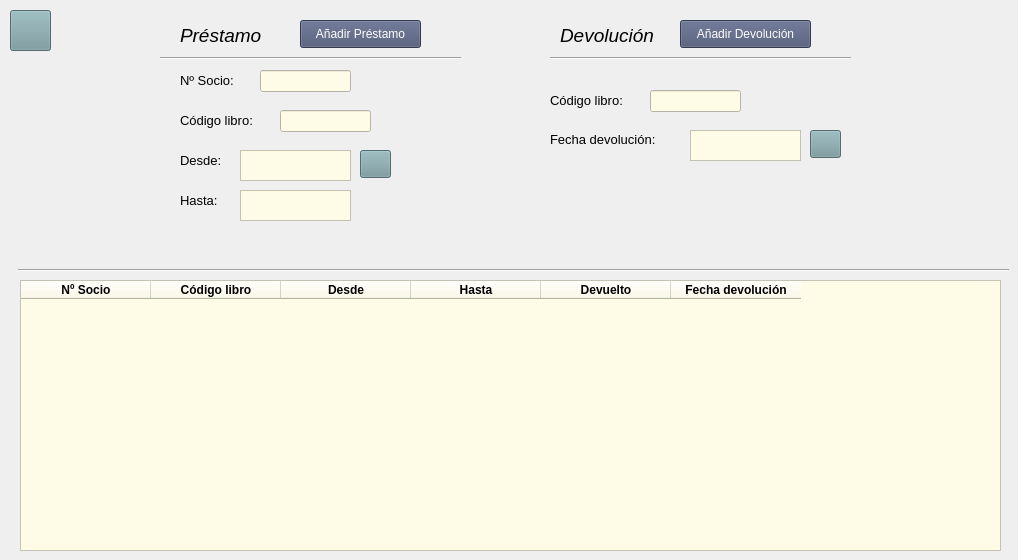
    <widget class="QWidget" name="prestamos">
     <attribute name="icon">
      <iconset resource="recursos.qrc">
       <normaloff>:/calendario/img/calendar-icon.png</normaloff>:/calendario/img/calendar-icon.png</iconset>
     </attribute>
     <attribute name="title">
      <string>Préstamos/Devoluciones</string>
     </attribute>
     <widget class="QLabel" name="datosDevolucionPrestamo">
      <property name="geometry">
       <rect>
        <x>560</x>
        <y>20</y>
        <width>171</width>
        <height>31</height>
       </rect>
      </property>
      <property name="text">
       <string>&lt;html&gt;&lt;head/&gt;&lt;body&gt;&lt;p&gt;&lt;span style=&quot; font-size:14pt; font-style:italic;&quot;&gt;Devolución&lt;/span&gt;&lt;/p&gt;&lt;/body&gt;&lt;/html&gt;</string>
      </property>
     </widget>
     <widget class="Line" name="line_2">
      <property name="geometry">
       <rect>
        <x>160</x>
        <y>50</y>
        <width>301</width>
        <height>16</height>
       </rect>
      </property>
      <property name="orientation">
       <enum>Qt::Horizontal</enum>
      </property>
     </widget>
     <widget class="QLabel" name="numeroSocioPrestamo">
      <property name="geometry">
       <rect>
        <x>180</x>
        <y>70</y>
        <width>81</width>
        <height>21</height>
       </rect>
      </property>
      <property name="text">
       <string>&lt;html&gt;&lt;head/&gt;&lt;body&gt;&lt;p&gt;&lt;span style=&quot; font-size:10pt;&quot;&gt;Nº Socio:&lt;/span&gt;&lt;/p&gt;&lt;/body&gt;&lt;/html&gt;</string>
      </property>
     </widget>
     <widget class="QLabel" name="codigoLibroPrestamo">
      <property name="geometry">
       <rect>
        <x>180</x>
        <y>110</y>
        <width>101</width>
        <height>21</height>
       </rect>
      </property>
      <property name="text">
       <string>&lt;html&gt;&lt;head/&gt;&lt;body&gt;&lt;p&gt;&lt;span style=&quot; font-size:10pt;&quot;&gt;Código libro:&lt;/span&gt;&lt;/p&gt;&lt;/body&gt;&lt;/html&gt;</string>
      </property>
     </widget>
     <widget class="QLineEdit" name="datoNumeroSocioPrestamo">
      <property name="geometry">
       <rect>
        <x>260</x>
        <y>70</y>
        <width>91</width>
        <height>22</height>
       </rect>
      </property>
      <property name="styleSheet">
       <string notr="true">background-color:#FEFBE7</string>
      </property>
     </widget>
     <widget class="QLineEdit" name="datoCodigoLibroPrestamo">
      <property name="geometry">
       <rect>
        <x>280</x>
        <y>110</y>
        <width>91</width>
        <height>22</height>
       </rect>
      </property>
      <property name="styleSheet">
       <string notr="true">background-color:#FEFBE7</string>
      </property>
     </widget>
     <widget class="QLabel" name="datosPrestamoPrestamo">
      <property name="geometry">
       <rect>
        <x>180</x>
        <y>20</y>
        <width>171</width>
        <height>31</height>
       </rect>
      </property>
      <property name="text">
       <string>&lt;html&gt;&lt;head/&gt;&lt;body&gt;&lt;p&gt;&lt;span style=&quot; font-size:14pt; font-style:italic;&quot;&gt;Préstamo&lt;/span&gt;&lt;/p&gt;&lt;/body&gt;&lt;/html&gt;</string>
      </property>
     </widget>
     <widget class="Line" name="line_3">
      <property name="geometry">
       <rect>
        <x>550</x>
        <y>50</y>
        <width>301</width>
        <height>16</height>
       </rect>
      </property>
      <property name="orientation">
       <enum>Qt::Horizontal</enum>
      </property>
     </widget>
     <widget class="QLabel" name="fechaDesde">
      <property name="geometry">
       <rect>
        <x>180</x>
        <y>150</y>
        <width>51</width>
        <height>21</height>
       </rect>
      </property>
      <property name="text">
       <string>&lt;html&gt;&lt;head/&gt;&lt;body&gt;&lt;p&gt;&lt;span style=&quot; font-size:10pt;&quot;&gt;Desde:&lt;/span&gt;&lt;/p&gt;&lt;/body&gt;&lt;/html&gt;</string>
      </property>
     </widget>
     <widget class="QLabel" name="fechaHasta">
      <property name="geometry">
       <rect>
        <x>180</x>
        <y>190</y>
        <width>51</width>
        <height>21</height>
       </rect>
      </property>
      <property name="text">
       <string>&lt;html&gt;&lt;head/&gt;&lt;body&gt;&lt;p&gt;&lt;span style=&quot; font-size:10pt;&quot;&gt;Hasta:&lt;/span&gt;&lt;/p&gt;&lt;/body&gt;&lt;/html&gt;</string>
      </property>
     </widget>
     <widget class="QPushButton" name="pushButtonCalendario">
      <property name="geometry">
       <rect>
        <x>360</x>
        <y>150</y>
        <width>31</width>
        <height>28</height>
       </rect>
      </property>
      <property name="styleSheet">
       <string notr="true">background-color:#74959A</string>
      </property>
      <property name="icon">
       <iconset resource="recursos.qrc">
        <normaloff>:/calendario/img/calendar-icon.png</normaloff>:/calendario/img/calendar-icon.png</iconset>
      </property>
      <property name="iconSize">
       <size>
        <width>25</width>
        <height>25</height>
       </size>
      </property>
     </widget>
     <widget class="QTextBrowser" name="textBrowserFechaHasta">
      <property name="geometry">
       <rect>
        <x>240</x>
        <y>190</y>
        <width>111</width>
        <height>31</height>
       </rect>
      </property>
      <property name="styleSheet">
       <string notr="true">background-color:#FEFBE7</string>
      </property>
     </widget>
     <widget class="QPushButton" name="pushButtonGuardarPrestamo">
      <property name="geometry">
       <rect>
        <x>300</x>
        <y>20</y>
        <width>121</width>
        <height>28</height>
       </rect>
      </property>
      <property name="styleSheet">
       <string notr="true">background-color:#495371;color:white</string>
      </property>
      <property name="text">
       <string>Añadir Préstamo</string>
      </property>
     </widget>
     <widget class="QLabel" name="labelFechaDevolucion">
      <property name="geometry">
       <rect>
        <x>550</x>
        <y>130</y>
        <width>131</width>
        <height>20</height>
       </rect>
      </property>
      <property name="text">
       <string>&lt;html&gt;&lt;head/&gt;&lt;body&gt;&lt;p&gt;&lt;span style=&quot; font-size:10pt;&quot;&gt;Fecha devolución:&lt;/span&gt;&lt;/p&gt;&lt;/body&gt;&lt;/html&gt;</string>
      </property>
     </widget>
     <widget class="QPushButton" name="pushButtonCalendarioDevolucion">
      <property name="geometry">
       <rect>
        <x>810</x>
        <y>130</y>
        <width>31</width>
        <height>28</height>
       </rect>
      </property>
      <property name="styleSheet">
       <string notr="true">background-color:#74959A</string>
      </property>
      <property name="text">
       <string/>
      </property>
      <property name="icon">
       <iconset resource="recursos.qrc">
        <normaloff>:/calendario/img/calendar-icon.png</normaloff>:/calendario/img/calendar-icon.png</iconset>
      </property>
      <property name="iconSize">
       <size>
        <width>25</width>
        <height>25</height>
       </size>
      </property>
     </widget>
     <widget class="QLabel" name="codigoLibroDevolucion">
      <property name="geometry">
       <rect>
        <x>550</x>
        <y>90</y>
        <width>101</width>
        <height>21</height>
       </rect>
      </property>
      <property name="text">
       <string>&lt;html&gt;&lt;head/&gt;&lt;body&gt;&lt;p&gt;&lt;span style=&quot; font-size:10pt;&quot;&gt;Código libro:&lt;/span&gt;&lt;/p&gt;&lt;/body&gt;&lt;/html&gt;</string>
      </property>
     </widget>
     <widget class="QLineEdit" name="datoCodigoLibroDevolucion">
      <property name="geometry">
       <rect>
        <x>650</x>
        <y>90</y>
        <width>91</width>
        <height>22</height>
       </rect>
      </property>
      <property name="styleSheet">
       <string notr="true">background-color:#FEFBE7</string>
      </property>
     </widget>
     <widget class="QPushButton" name="pushButtonGuardarDevolucion">
      <property name="geometry">
       <rect>
        <x>680</x>
        <y>20</y>
        <width>131</width>
        <height>28</height>
       </rect>
      </property>
      <property name="styleSheet">
       <string notr="true">background-color:#495371;color:white</string>
      </property>
      <property name="text">
       <string>Añadir Devolución</string>
      </property>
     </widget>
     <widget class="QPushButton" name="pushButtonLimpiarPrestamos">
      <property name="geometry">
       <rect>
        <x>10</x>
        <y>10</y>
        <width>41</width>
        <height>41</height>
       </rect>
      </property>
      <property name="styleSheet">
       <string notr="true">background-color:#74959A</string>
      </property>
      <property name="text">
       <string/>
      </property>
      <property name="icon">
       <iconset resource="recursos.qrc">
        <normaloff>:/actualizar/img/refresh.png</normaloff>:/actualizar/img/refresh.png</iconset>
      </property>
      <property name="iconSize">
       <size>
        <width>30</width>
        <height>40</height>
       </size>
      </property>
     </widget>
     <widget class="QTextBrowser" name="textBrowserFechaDesde">
      <property name="geometry">
       <rect>
        <x>240</x>
        <y>150</y>
        <width>111</width>
        <height>31</height>
       </rect>
      </property>
      <property name="styleSheet">
       <string notr="true">background-color:#FEFBE7</string>
      </property>
     </widget>
     <widget class="QTextBrowser" name="textBrowserFechaDevolucion">
      <property name="geometry">
       <rect>
        <x>690</x>
        <y>130</y>
        <width>111</width>
        <height>31</height>
       </rect>
      </property>
      <property name="styleSheet">
       <string notr="true">background-color:#FEFBE7</string>
      </property>
     </widget>
     <widget class="Line" name="line_4">
      <property name="geometry">
       <rect>
        <x>18</x>
        <y>260</y>
        <width>991</width>
        <height>21</height>
       </rect>
      </property>
      <property name="sizePolicy">
       <sizepolicy hsizetype="Minimum" vsizetype="Minimum">
        <horstretch>0</horstretch>
        <verstretch>0</verstretch>
       </sizepolicy>
      </property>
      <property name="orientation">
       <enum>Qt::Horizontal</enum>
      </property>
     </widget>
     <widget class="QTableWidget" name="tablaPrestamos">
      <property name="geometry">
       <rect>
        <x>20</x>
        <y>280</y>
        <width>981</width>
        <height>271</height>
       </rect>
      </property>
      <property name="sizePolicy">
       <sizepolicy hsizetype="Preferred" vsizetype="Preferred">
        <horstretch>0</horstretch>
        <verstretch>0</verstretch>
       </sizepolicy>
      </property>
      <property name="styleSheet">
       <string notr="true">background-color:#FEFBE7</string>
      </property>
      <property name="editTriggers">
       <set>QAbstractItemView::NoEditTriggers</set>
      </property>
      <attribute name="horizontalHeaderDefaultSectionSize">
       <number>130</number>
      </attribute>
      <attribute name="horizontalHeaderMinimumSectionSize">
       <number>130</number>
      </attribute>
      <column>
       <property name="text">
        <string>Nº Socio</string>
       </property>
       <property name="font">
        <font>
         <weight>75</weight>
         <bold>true</bold>
        </font>
       </property>
      </column>
      <column>
       <property name="text">
        <string>Código libro</string>
       </property>
       <property name="font">
        <font>
         <weight>75</weight>
         <bold>true</bold>
        </font>
       </property>
      </column>
      <column>
       <property name="text">
        <string>Desde</string>
       </property>
       <property name="font">
        <font>
         <weight>75</weight>
         <bold>true</bold>
        </font>
       </property>
      </column>
      <column>
       <property name="text">
        <string>Hasta</string>
       </property>
       <property name="font">
        <font>
         <weight>75</weight>
         <bold>true</bold>
        </font>
       </property>
      </column>
      <column>
       <property name="text">
        <string>Devuelto</string>
       </property>
       <property name="font">
        <font>
         <weight>75</weight>
         <bold>true</bold>
        </font>
       </property>
      </column>
      <column>
       <property name="text">
        <string>Fecha devolución</string>
       </property>
       <property name="font">
        <font>
         <weight>75</weight>
         <bold>true</bold>
        </font>
       </property>
      </column>
     </widget>
    </widget>
